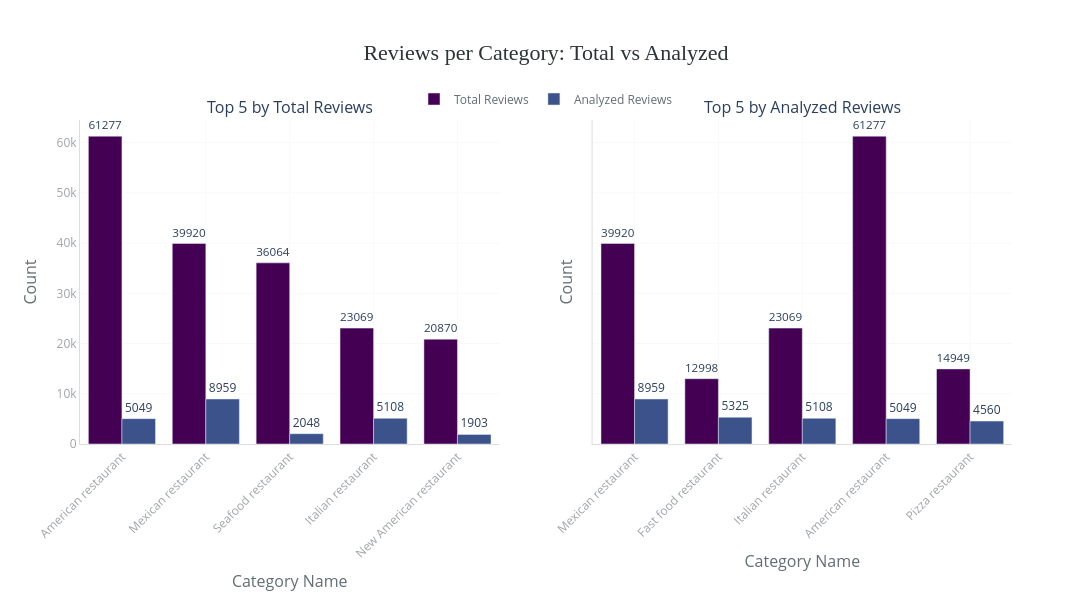

The notebook cell this image was saved under:
### Code cell
# TODO: Clustered Bar plot: reviews per category (sorted descending — maybe top 20) (2 bars per category -> total reviews (reviewsCount) + total reviews analysed (sum of reviews per category)).
clustered_bar_charts(
    data=total_reviews_per_category_comparison,
    x='Category',
    y_columns=['Total Reviews', 'Analyzed Reviews'],
    title='Reviews per Category: Total vs Analyzed',
    labels={'Category': 'Category Name', 'Total Reviews': 'Total Reviews', 'Analyzed Reviews': 'Analyzed Reviews'},
    top=5)

### Figure 1 — Plotly figure (JSON) as saved in the notebook; plotly's stock layout.template omitted (floating-point values rounded to 4 significant figures)
{"data": [{"hovertemplate": "<b>Total Reviews</b><br>%{x}<br>%{y}<extra></extra>", "marker": {"color": "#440154"}, "name": "Total Reviews", "text": [61277, 39920, 36064, 23069, 20870], "textposition": "outside", "type": "bar", "x": ["American restaurant", "Mexican restaurant", "Seafood restaurant", "Italian restaurant", "New American restaurant"], "xaxis": "x", "y": [61277, 39920, 36064, 23069, 20870], "yaxis": "y"}, {"hovertemplate": "<b>Analyzed Reviews</b><br>%{x}<br>%{y}<extra></extra>", "marker": {"color": "#3b528b"}, "name": "Analyzed Reviews", "text": [5049, 8959, 2048, 5108, 1903], "textposition": "outside", "type": "bar", "x": ["American restaurant", "Mexican restaurant", "Seafood restaurant", "Italian restaurant", "New American restaurant"], "xaxis": "x", "y": [5049, 8959, 2048, 5108, 1903], "yaxis": "y"}, {"hovertemplate": "<b>Total Reviews</b><br>%{x}<br>%{y}<extra></extra>", "marker": {"color": "#440154"}, "name": "Total Reviews", "showlegend": false, "text": [39920, 12998, 23069, 61277, 14949], "textposition": "outside", "type": "bar", "x": ["Mexican restaurant", "Fast food restaurant", "Italian restaurant", "American restaurant", "Pizza restaurant"], "xaxis": "x2", "y": [39920, 12998, 23069, 61277, 14949], "yaxis": "y2"}, {"hovertemplate": "<b>Analyzed Reviews</b><br>%{x}<br>%{y}<extra></extra>", "marker": {"color": "#3b528b"}, "name": "Analyzed Reviews", "showlegend": false, "text": [8959, 5325, 5108, 5049, 4560], "textposition": "outside", "type": "bar", "x": ["Mexican restaurant", "Fast food restaurant", "Italian restaurant", "American restaurant", "Pizza restaurant"], "xaxis": "x2", "y": [8959, 5325, 5108, 5049, 4560], "yaxis": "y2"}], "layout": {"annotations": [{"font": {"size": 16}, "showarrow": false, "text": "Top 5 by Total Reviews", "x": 0.225, "xanchor": "center", "xref": "paper", "y": 1, "yanchor": "bottom", "yref": "paper"}, {"font": {"size": 16}, "showarrow": false, "text": "Top 5 by Analyzed Reviews", "x": 0.775, "xanchor": "center", "xref": "paper", "y": 1, "yanchor": "bottom", "yref": "paper"}], "barmode": "group", "height": 600, "legend": {"font": {"color": "#636E72", "size": 12}, "orientation": "h", "x": 0.5, "xanchor": "center", "y": 1.02, "yanchor": "bottom"}, "margin": {"b": 100, "l": 80, "r": 80, "t": 120}, "paper_bgcolor": "white", "plot_bgcolor": "white", "title": {"font": {"color": "#2D3436", "family": "Arial Black", "size": 22}, "text": "Reviews per Category: Total vs Analyzed", "x": 0.5, "xanchor": "center"}, "width": 1200, "xaxis": {"anchor": "y", "domain": [0, 0.45], "gridcolor": "#F8F9FA", "gridwidth": 1, "linecolor": "#DDD", "showgrid": true, "tickangle": -45, "tickfont": {"color": "#A0A4A8", "size": 12}, "title": {"font": {"color": "#636E72", "size": 16}, "text": "Category Name"}}, "xaxis2": {"anchor": "y2", "domain": [0.55, 1], "gridcolor": "#F8F9FA", "gridwidth": 1, "linecolor": "#DDD", "showgrid": true, "tickangle": -45, "tickfont": {"color": "#A0A4A8", "size": 12}, "title": {"font": {"color": "#636E72", "size": 16}, "text": "Category Name"}}, "yaxis": {"anchor": "x", "domain": [0, 1], "gridcolor": "#F8F9FA", "gridwidth": 1, "linecolor": "#DDD", "showgrid": true, "tickfont": {"color": "#A0A4A8", "size": 12}, "title": {"font": {"color": "#636E72", "size": 16}, "text": "Count"}}, "yaxis2": {"anchor": "x2", "domain": [0, 1], "gridcolor": "#F8F9FA", "gridwidth": 1, "linecolor": "#DDD", "matches": "y", "showgrid": true, "showticklabels": false, "tickfont": {"color": "#A0A4A8", "size": 12}, "title": {"font": {"color": "#636E72", "size": 16}, "text": "Count"}}}}
